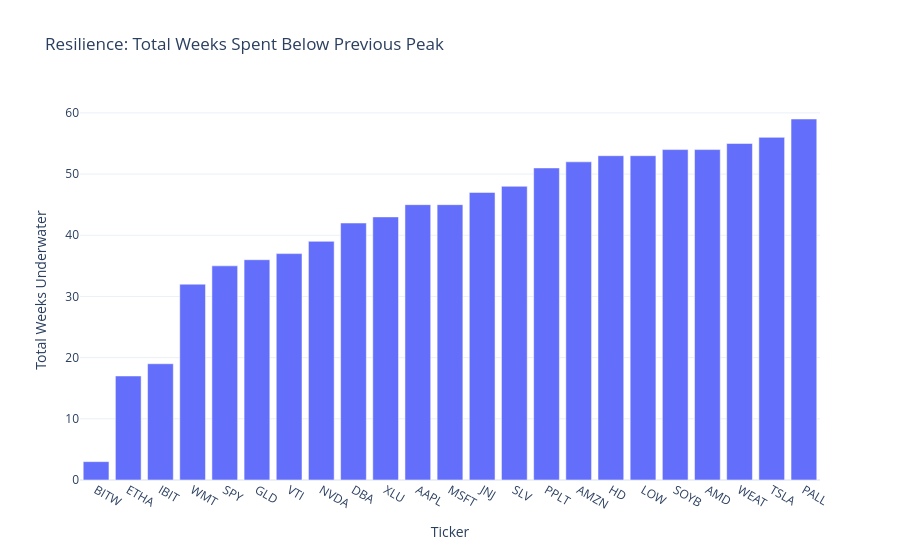

Write notebook code for a chart like this one.
### Code cell
calculate_resilience_recovery(combined_data)

### Figure 1 — Plotly figure (JSON) as saved in the notebook; plotly's stock layout.template omitted (floating-point values rounded to 4 significant figures)
{"data": [{"alignmentgroup": "True", "hovertemplate": "Ticker=%{x}<br>Total Weeks Underwater=%{y}<extra></extra>", "legendgroup": "", "marker": {"color": "#636efa", "pattern": {"shape": ""}}, "name": "", "offsetgroup": "", "orientation": "v", "showlegend": false, "textposition": "auto", "type": "bar", "x": ["BITW", "ETHA", "IBIT", "WMT", "SPY", "GLD", "VTI", "NVDA", "DBA", "XLU", "AAPL", "MSFT", "JNJ", "SLV", "PPLT", "AMZN", "HD", "LOW", "SOYB", "AMD", "WEAT", "TSLA", "PALL"], "xaxis": "x", "y": [3, 17, 19, 32, 35, 36, 37, 39, 42, 43, 45, 45, 47, 48, 51, 52, 53, 53, 54, 54, 55, 56, 59], "yaxis": "y"}], "layout": {"barmode": "relative", "legend": {"tracegroupgap": 0}, "title": {"text": "Resilience: Total Weeks Spent Below Previous Peak"}, "xaxis": {"anchor": "y", "domain": [0, 1], "title": {"text": "Ticker"}}, "yaxis": {"anchor": "x", "domain": [0, 1], "title": {"text": "Total Weeks Underwater"}}}}
